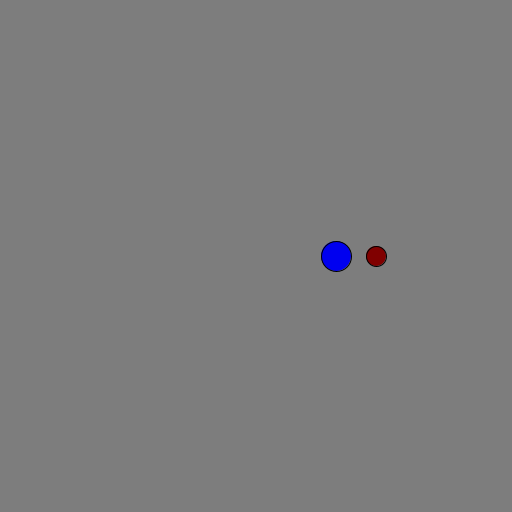
Frame 1 (no input)
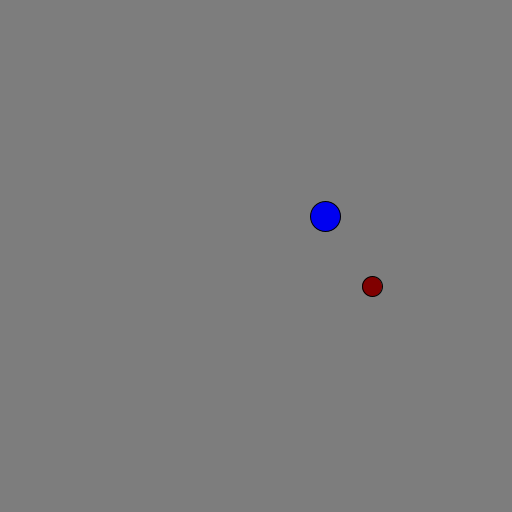
Frame 60 (the mouse pressed at the canvas centre just before this capture)
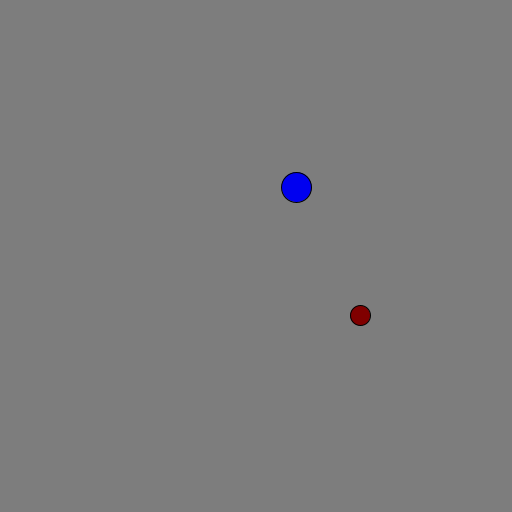
Frame 120 (the mouse held since frame 60 and released just before this capture)

The Processing sketch that drew these frames (run headless with seeded random() and noise(); from frame 60 on, the mouse is pressed at the canvas centre):

// Processing sketch: traslacion_rotacion
// ── traslacion_rotacion.pde
Planeta tierra; // El planeta azul
Planeta marte;

void setup () {
  size (512, 512);
  tierra = new Planeta ( color(0, 0, 240), 30);
  marte = new Planeta ( color (128, 0, 0), 20);
  tierra.Trasladar(80, 0);
  marte.Trasladar(120, 0);
}

void draw () {
  background(125);
  translate(width/2.0, height/2.0);
  tierra.Dibujar();
  tierra.Rotar(radians(0.5));
  marte.Dibujar();
  marte.Rotar(-radians(0.25));
  
}

void keyPressed() {
  float avance = 8;
  if ( key == 'w' || key == 'W') {
    tierra.Trasladar(0, -avance);
  }
  if ( key == 's' || key == 'S') {
    tierra.Trasladar(0, avance);
  }
  if ( key == 'd' || key == 'D') {
    tierra.Trasladar(avance, 0);
  }
  if ( key == 'a' || key == 'A') {
    tierra.Trasladar(-avance, 0);
  }
}

// ── Planeta.pde
class Planeta {
  PVector centro;
  //float x, y;
  float orientacion;
  float theta;
  color fondo;
  float diametro;

  Planeta () {
    centro = new PVector (0, 0);
    theta = 0;
    fondo = color(255);
    diametro = 20;
  }
  
  Planeta (color f, float d) {
    centro = new PVector (0, 0);
    theta = 0;
    fondo = f;
    diametro = d;
  }
  
  void Dibujar () {
    fill(fondo);
    circle (centro.x, centro.y, diametro);
  }
  
  void Trasladar (float dx, float dy) {
    // Primera aproximación a la traslacion
    float xp = centro.x + dx;
    float yp = centro.y + dy;
    centro.set(xp , yp);
    // vs
    // centro.add(new PVector (dx, dy));
  }
  
  void Rotar (float dtheta) {
    theta += dtheta; // Radianes
    float x = centro.x * cos (dtheta) + centro.y * sin (dtheta);
    float y = -centro.x * sin (dtheta) + centro.y * cos (dtheta);
    centro.set(x, y);
  }
}
